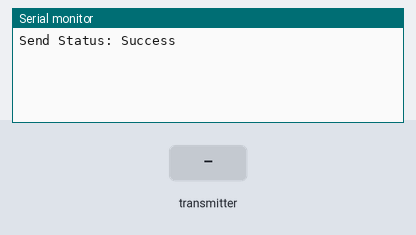
A sketch run on a simulated ESP32. Shown: the last lines printed to the serial monitor. Inputs (shaded band) come from the test bench.

Above: at 1.2 s.
1.3 s: the transmitter starts sending msg = 0
At 1.66 s:
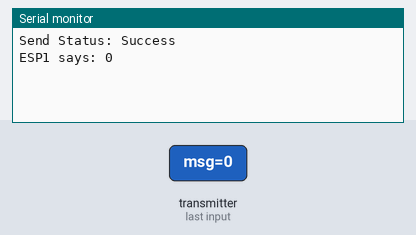
3.3 s: the transmitter starts sending msg = 1
At 3.66 s:
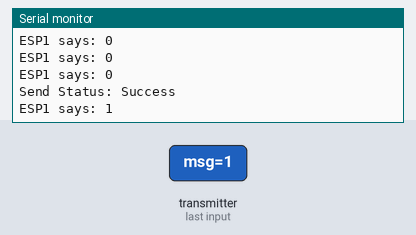

The sketch:

Laptop1.ino
```cpp
#include <esp_now.h>
#include <WiFi.h>

// 👉 ESP1 MAC
uint8_t peerAddress[] = {0x44, 0x1D, 0x64, 0xBE, 0x0A, 0xAC};

typedef struct struct_message {
  char msg[32];
} struct_message;

struct_message sendData;
struct_message recvData;

esp_now_peer_info_t peerInfo;

// استقبال
void OnDataRecv(const uint8_t * mac, const uint8_t *incomingData, int len) {
  memcpy(&recvData, incomingData, sizeof(recvData));

  Serial.print("ESP1 says: ");
  Serial.println(recvData.msg);
}

// إرسال
void OnDataSent(const uint8_t *mac_addr, esp_now_send_status_t status) {
  Serial.print("Send Status: ");
  Serial.println(status == ESP_NOW_SEND_SUCCESS ? "Success" : "Fail");
}

void setup() {
  Serial.begin(115200);
  WiFi.mode(WIFI_STA);

  if (esp_now_init() != ESP_OK) {
    Serial.println("ESP-NOW Init Failed");
    return;
  }

  esp_now_register_send_cb(OnDataSent);
  esp_now_register_recv_cb(OnDataRecv);

  memcpy(peerInfo.peer_addr, peerAddress, 6);
  peerInfo.channel = 0;
  peerInfo.encrypt = false;

  if (esp_now_add_peer(&peerInfo) != ESP_OK) {
    Serial.println("Failed to add peer");
    return;
  }
}

void loop() {
  strcpy(sendData.msg, "Hello from ESP2");

  esp_now_send(peerAddress, (uint8_t *) &sendData, sizeof(sendData));

  delay(3000);
}
```

Measured:
- after the input at 1.3 s, the serial monitor: prints a new line after 0.05 s (image 1)
- after the input at 3.3 s, the serial monitor: prints a new line after 0.05 s (image 2)
